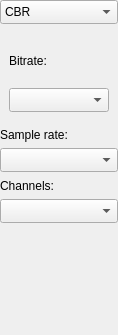
<?xml version="1.0" encoding="UTF-8"?>
<ui version="4.0">
 <class>WidgetLame</class>
 <widget class="QWidget" name="WidgetLame">
  <property name="geometry">
   <rect>
    <x>0</x>
    <y>0</y>
    <width>112</width>
    <height>335</height>
   </rect>
  </property>
  <property name="windowTitle">
   <string>Form</string>
  </property>
  <layout class="QVBoxLayout" name="verticalLayout">
   <property name="margin">
    <number>0</number>
   </property>
   <item>
    <widget class="QComboBox" name="selectBox">
     <property name="minimumSize">
      <size>
       <width>100</width>
       <height>24</height>
      </size>
     </property>
     <item>
      <property name="text">
       <string notr="true">CBR</string>
      </property>
     </item>
     <item>
      <property name="text">
       <string notr="true">VBR</string>
      </property>
     </item>
    </widget>
   </item>
   <item>
    <widget class="QStackedWidget" name="stackedWidget">
     <property name="frameShape">
      <enum>QFrame::NoFrame</enum>
     </property>
     <property name="currentIndex">
      <number>0</number>
     </property>
     <widget class="QWidget" name="cbr">
      <layout class="QVBoxLayout" name="verticalLayout_2">
       <item>
        <widget class="QLabel" name="bitrateLabel">
         <property name="minimumSize">
          <size>
           <width>100</width>
           <height>15</height>
          </size>
         </property>
         <property name="text">
          <string>Bitrate:</string>
         </property>
        </widget>
       </item>
       <item>
        <widget class="QComboBox" name="bitrateBox">
         <property name="minimumSize">
          <size>
           <width>100</width>
           <height>24</height>
          </size>
         </property>
        </widget>
       </item>
      </layout>
     </widget>
     <widget class="QWidget" name="vbr">
      <layout class="QVBoxLayout" name="verticalLayout_3">
       <item>
        <layout class="QHBoxLayout" name="horizontalLayout_2" stretch="0,0">
         <item>
          <widget class="QLabel" name="qualityLabel">
           <property name="minimumSize">
            <size>
             <width>45</width>
             <height>23</height>
            </size>
           </property>
           <property name="text">
            <string>Quality:</string>
           </property>
          </widget>
         </item>
         <item>
          <widget class="QSpinBox" name="qualityEdit">
           <property name="minimumSize">
            <size>
             <width>49</width>
             <height>23</height>
            </size>
           </property>
          </widget>
         </item>
        </layout>
       </item>
       <item>
        <widget class="QSlider" name="qualitySlider">
         <property name="minimumSize">
          <size>
           <width>100</width>
           <height>23</height>
          </size>
         </property>
         <property name="orientation">
          <enum>Qt::Horizontal</enum>
         </property>
        </widget>
       </item>
       <item>
        <layout class="QHBoxLayout" name="horizontalLayout_3">
         <item>
          <widget class="QLabel" name="minLabel">
           <property name="minimumSize">
            <size>
             <width>47</width>
             <height>15</height>
            </size>
           </property>
           <property name="text">
            <string>Min</string>
           </property>
          </widget>
         </item>
         <item>
          <widget class="QLabel" name="maxLabel">
           <property name="minimumSize">
            <size>
             <width>47</width>
             <height>15</height>
            </size>
           </property>
           <property name="text">
            <string>Max</string>
           </property>
           <property name="alignment">
            <set>Qt::AlignRight|Qt::AlignTrailing|Qt::AlignVCenter</set>
           </property>
          </widget>
         </item>
        </layout>
       </item>
      </layout>
     </widget>
    </widget>
   </item>
   <item>
    <widget class="QLabel" name="sampleRateLabel">
     <property name="minimumSize">
      <size>
       <width>100</width>
       <height>15</height>
      </size>
     </property>
     <property name="text">
      <string>Sample rate:</string>
     </property>
    </widget>
   </item>
   <item>
    <widget class="QComboBox" name="sampleRateBox">
     <property name="minimumSize">
      <size>
       <width>100</width>
       <height>24</height>
      </size>
     </property>
    </widget>
   </item>
   <item>
    <widget class="QLabel" name="channelsLabel">
     <property name="minimumSize">
      <size>
       <width>100</width>
       <height>15</height>
      </size>
     </property>
     <property name="text">
      <string>Channels:</string>
     </property>
    </widget>
   </item>
   <item>
    <widget class="QComboBox" name="channelsBox">
     <property name="minimumSize">
      <size>
       <width>100</width>
       <height>24</height>
      </size>
     </property>
    </widget>
   </item>
   <item>
    <spacer name="verticalSpacer">
     <property name="orientation">
      <enum>Qt::Vertical</enum>
     </property>
     <property name="sizeHint" stdset="0">
      <size>
       <width>104</width>
       <height>153</height>
      </size>
     </property>
    </spacer>
   </item>
  </layout>
 </widget>
 <resources/>
 <connections/>
</ui>
